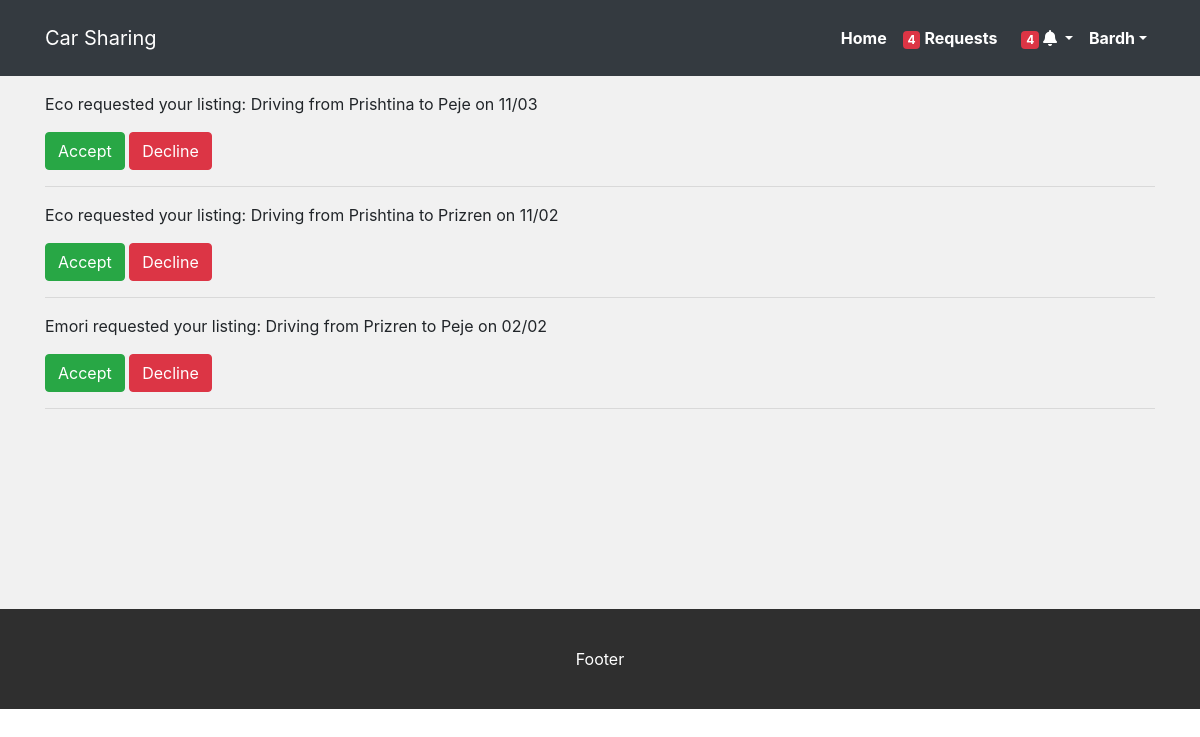
Screenshot of /requests (signed in) with the database file from the repository.
### models.py (models this page shows, shortened)
class User(db.Model):
    __tablename__ = 'users'
    id = db.Column(db.Integer, primary_key=True)
    first_name = db.Column(db.String(45))
    last_name = db.Column(db.String(45))
    email = db.Column(db.String(255))
    password = db.Column(db.String(255))
    created_at = db.Column(db.DateTime, server_default=func.now())
    updated_at = db.Column(db.DateTime, server_default=func.now(), onupdate=func.now())
    listings_requested_by_this_user = db.relationship('Listing', secondary=requests, lazy='dynamic',backref=db.backref('users', lazy=True))
    notifications_by_users = db.relationship('User', secondary=notifications, primaryjoin=id==notifications.c.receiver_id, secondaryjoin=id==notifications.c.sender_id, lazy='dynamic',backref=db.backref('accept_decline_notifications', lazy=True))

class Listing(db.Model):
    __tablename__ = 'listings'
    id = db.Column(db.Integer, primary_key=True)
    user_id = db.Column(db.Integer, db.ForeignKey("users.id", ondelete="cascade"), nullable=False)
    location_from = db.Column(db.String())
    location_to = db.Column(db.String())
    description = db.Column(db.String())
    date = db.Column(db.DateTime)
    price = db.Column(db.String)
    created_at = db.Column(db.DateTime, server_default=func.now())
    updated_at = db.Column(db.DateTime, server_default=func.now(), onupdate=func.now())
    user = db.relationship('User', foreign_keys=[user_id], backref="user_listings")
    users_request_this_listing = db.relationship('User', secondary=requests, lazy='dynamic', backref=db.backref('listings', lazy=True))

### controller_functions.py (the view)
def requests():
    sql = text('select l.*, l.date as ldate, strftime("%m", l.date) as month, strftime("%d", l.date) as day, u.first_name as requester_name, u.last_name as requester_lastname, u.id as requester_id from  listings l join requests r on l.id = r.listing_id join users u on r.user_id = u.id Where l.user_id = 2 order by l.date desc')
    listings = db.engine.execute(sql)
    logged_in_user = User.query.filter_by(id=session['user_id']).first_or_404("Not logged in")
    return render_template("requests.html", logged_in_user=logged_in_user, listings=listings)

### templates/requests.html
{% include 'includes/header.html' %}
<div class="container my-3 content-height">
    {% for listing in listings %}
    <p>{{listing.requester_name}} requested your listing: {{listing.description}} on {{listing.day}}/{{listing.month}} </p>
    <a href="/{{listing.id}}/accept/{{listing.requester_id}}" class="btn btn-success">Accept</a>
    <a href="/{{listing.id}}/decline" class="btn btn-danger">Decline</a>
    <hr>
    {% endfor %}
</div>
{% include 'includes/footer.html' %}

### templates/includes/header.html (shortened to what this page needs)
<!DOCTYPE html>
<html lang="en">
<head>
    <link rel="stylesheet" type="text/css" href="{{ url_for('static', filename='css/bootstrap.min.css') }}">
    <link rel="stylesheet" href="https://use.fontawesome.com/releases/v5.8.2/css/all.css"
>
    <link rel="stylesheet" type="text/css" href="{{ url_for('static', filename='css/style.css') }}">
</head>
<div id="wrapper">
<body>
    <div id="header" class="full-rel-left">
        <nav class="navbar navbar-expand-lg navbar-dark">
            <div class="container">
                <a href="/" class="navbar-brand">Car Sharing</a>
                <div class="collapse navbar-collapse justify-content-end" id="navbarSupportedContent">
                    <ul class="navbar-nav ml-auto nav-flex-icons">
                        {% if(logged_in_user) %}
                        <li class="nav-item active">
                            <a class="nav-link" href="/">Home</a>
                        </li>
                        <li class="nav-item">
                            <a class="nav-link" href="/requests"><span class="badge badge-danger mr-1">4</span>Requests</a>
                        </li>
                        <li class="nav-item dropdown">
                            <a class="nav-link dropdown-toggle" data-toggle="dropdown" href="#" aria-haspopup="true"
                                aria-expanded="true">
                                <span class="badge badge-danger ml-2">4</span>
                                <i class="fas fa-bell"></i>
                            </a>
                        </li>
                        <li class="nav-item dropdown">
                            <a class="nav-link dropdown-toggle" data-toggle="dropdown" href="#" role="button"
                                aria-haspopup="true" aria-expanded="false">{{logged_in_user.first_name}}</a>
                        </li>
                        {% endif %}
                    </ul>
                </div>
            </div>
        </nav>
    </div>

### static/css/style.css (style rules this page uses)
#wrapper { background-color: #f1f1f1; }
.full-rel-left { width: 100%; }
#header { padding: 10px 0; background-color: #343A40; }
.navbar-dark .navbar-nav .nav-link { color: #fff; font-weight: bolder; }
div.content-height { min-height: 300px; }

### rows the page displays
User: first_name "Bardh"
Listing: requester_name "Eco", description "Driving from Prishtina to Peje", day "11", month "03"
Listing: requester_name "Eco", description "Driving from Prishtina to Prizren", day "11", month "02"
Listing: requester_name "Emori", description "Driving from Prizren to Peje", day "02", month "02"
